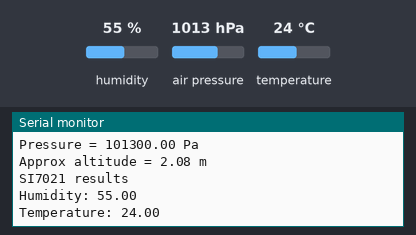
Simulated run of this sketch. Board: ESP32. Parts: the last lines printed to the serial monitor. The inputs (shaded band) are chosen by the test bench; at power-on: humidity 55 %, air pressure 1013 hPa, temperature 24 °C.

Above: at 1.2 s.
1.3 s: humidity set to 22 %
At 2.6 s:
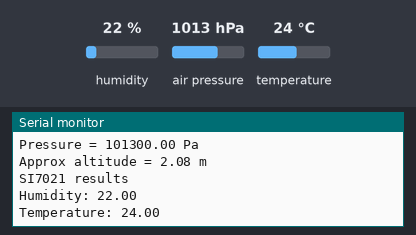
2.8 s: air pressure set to 952 hPa
4.3 s: temperature set to 12 °C
At 5.6 s:
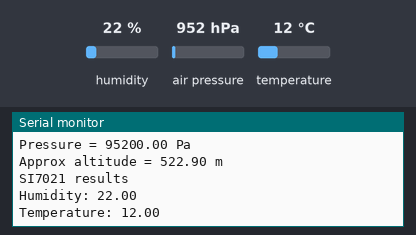

The sketch:

Temp-Humidity-Sensor.ino
```cpp
#include <Wire.h>
#include <Adafruit_Sensor.h>
#include <Adafruit_BMP280.h>
#include "Adafruit_Si7021.h"

Adafruit_BMP280 bme; // I2C
Adafruit_Si7021 sensor = Adafruit_Si7021();

void setup()
{
Serial.begin(9600);
Serial.println("BMP280 and SI7021 (GY-21p) test");

if (!bme.begin())
{
Serial.println("Could not find a valid BMP280 sensor, check wiring!");
while (1);
}

if (!sensor.begin())
{
Serial.println("Did not find Si7021 sensor!");
while (true);
}
}

void loop()
{
Serial.println("BMP280 results");
Serial.print("Temperature = ");
Serial.print(bme.readTemperature());
Serial.println(" *C");
Serial.print("Pressure = ");
Serial.print(bme.readPressure());
Serial.println(" Pa");
Serial.print("Approx altitude = ");
Serial.print(bme.readAltitude(1013.25)); // this should be adjusted to your local forcase
Serial.println(" m");
Serial.println();

Serial.println("SI7021 results");
Serial.print("Humidity: ");
Serial.println(sensor.readHumidity(), 2);
Serial.print("Temperature: ");
Serial.println(sensor.readTemperature(), 2);
Serial.println();
delay(2000);
}
```

Measured:
- after the input at 1.3 s, the serial monitor: prints a new line after 0.88 s (image 1)
- after the input at 4.3 s, the serial monitor: prints a new line at once (image 2)
